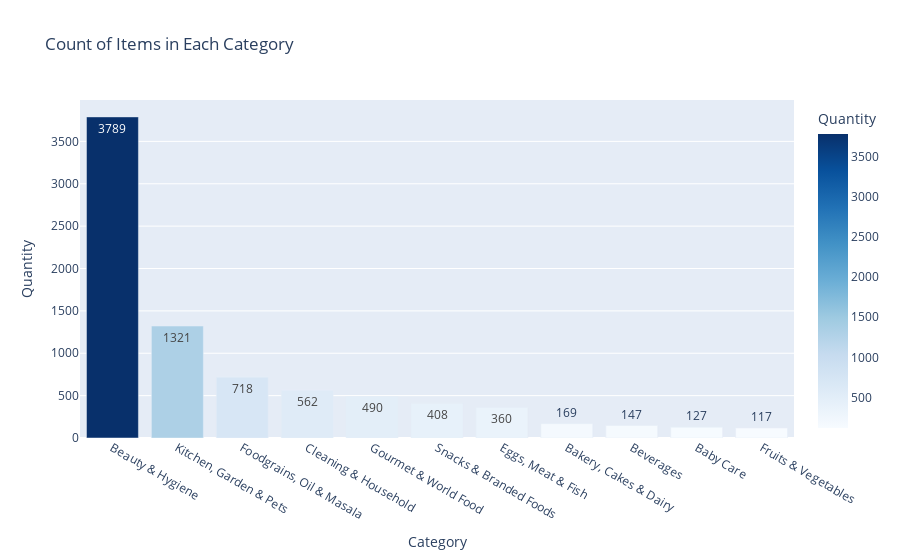

The code cell stored with this chart in its notebook:
### Code cell
#px is plotly.express as px for ploting bar graph
px.bar(data_frame=counts_x1,                 
 x='Category',
 y='Quantity',
 color='Quantity',
 color_continuous_scale='blues',
 text_auto=True,
 title=f'Count of Items in Each Category')

### Figure 1 — Plotly figure (JSON) as saved in the notebook; plotly's stock layout.template omitted (floating-point values rounded to 4 significant figures)
{"data": [{"alignmentgroup": "True", "hovertemplate": "Category=%{x}<br>Quantity=%{marker.color}<extra></extra>", "legendgroup": "", "marker": {"color": [3789, 1321, 718, 562, 490, 408, 360, 169, 147, 127, 117], "coloraxis": "coloraxis", "pattern": {"shape": ""}}, "name": "", "offsetgroup": "", "orientation": "v", "showlegend": false, "textposition": "auto", "texttemplate": "%{y}", "type": "bar", "x": ["Beauty & Hygiene", "Kitchen, Garden & Pets", "Foodgrains, Oil & Masala", "Cleaning & Household", "Gourmet & World Food", "Snacks & Branded Foods", "Eggs, Meat & Fish", "Bakery, Cakes & Dairy", "Beverages", "Baby Care", "Fruits & Vegetables"], "xaxis": "x", "y": [3789, 1321, 718, 562, 490, 408, 360, 169, 147, 127, 117], "yaxis": "y"}], "layout": {"barmode": "relative", "coloraxis": {"colorbar": {"title": {"text": "Quantity"}}, "colorscale": [[0, "rgb(247,251,255)"], [0.125, "rgb(222,235,247)"], [0.25, "rgb(198,219,239)"], [0.375, "rgb(158,202,225)"], [0.5, "rgb(107,174,214)"], [0.625, "rgb(66,146,198)"], [0.75, "rgb(33,113,181)"], [0.875, "rgb(8,81,156)"], [1, "rgb(8,48,107)"]]}, "legend": {"tracegroupgap": 0}, "title": {"text": "Count of Items in Each Category"}, "xaxis": {"anchor": "y", "domain": [0, 1], "title": {"text": "Category"}}, "yaxis": {"anchor": "x", "domain": [0, 1], "title": {"text": "Quantity"}}}}
